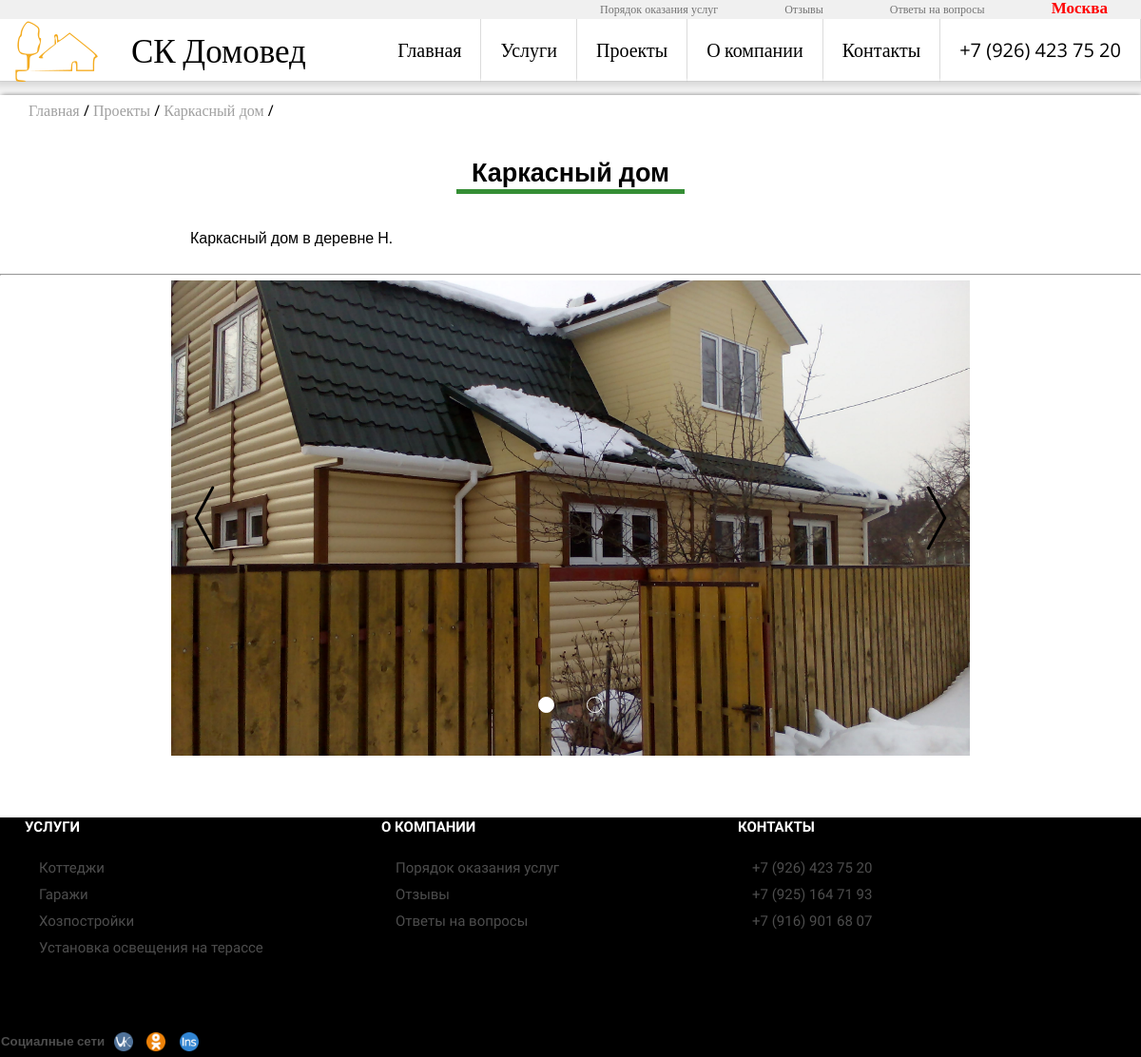
Page /projects/karkasnyj-dom/ on the committed database.
### good/models.py (models this page shows, shortened)
class Project(models.Model):
    title = models.CharField(max_length=180, default="Название проекта", verbose_name="Название")
    metadescription = models.CharField(max_length=180, verbose_name="Meta description", default="def")
    keywords=models.CharField(max_length=180, blank=True,null=True)
    date = models.DateTimeField(auto_now_add=True)
    description = models.TextField(default="Описание", verbose_name="Описание")
    image=models.ImageField(upload_to=make_upload_path,
                            blank=True,
                            default='',
                            verbose_name="Картинка")
    image_small = ImageSpecField(source='image',
                                 processors=[ResizeToFill(250, 250)],
                                 format='JPEG',
                                 options={'quality': 60})
    image_large = ImageSpecField(source='image',
                                 processors=[ResizeToFill(840, 500)],
                                 format='JPEG',
                                 options={'quality': 60})
    slug = models.SlugField(unique=True,default='')
    boolVisible = models.BooleanField(default=False,verbose_name="Опублковать")
    class Meta():
        verbose_name = "Проект"
        verbose_name_plural = "Проекты"

class Images(models.Model):
    project = models.ForeignKey(Project)
    name = models.CharField(default="Name", max_length=25)
    image = models.ImageField(
        upload_to=make_upload_path,
        blank=True,
        default='',
        verbose_name="Image"
    )
    image_large = ImageSpecField(source='image',
                                 processors=[ResizeToFill(840, 500)],
                                 format='JPEG',
                                 options={'quality': 60})

### service/models.py (models this page shows, shortened)
class BaseCategory(models.Model):
        name = models.CharField(default="Название категории/услуги", max_length=50, verbose_name="Название категории/услуги")
        title= models.CharField(default="Заголовок страницы!", max_length=80,verbose_name="Title")
        boolVisible = models.BooleanField(default=False, verbose_name="Опубликовать")
        metaDescription = models.CharField(default="Категория", max_length=50, verbose_name="meta Description")
        keywords = models.CharField(max_length=180, blank=True, null=True)
        boolShowOnMain = models.BooleanField(default=False, verbose_name="Публиковать вместе с категориями")
        slug = models.CharField(unique=True,max_length=200)
        class Meta:
            abstract = True

class Category(BaseCategory):
    description=models.CharField(default="", max_length=300,verbose_name="Описание")
    boolShowOnMain = models.BooleanField(default=False, verbose_name="Публиковать вместе с категориями")
    image = models.ImageField(upload_to=make_upload_path,
                              blank=True,
                              default='',
                              verbose_name="Картинка")
    image_small = ImageSpecField(source='image',
                                 processors=[ResizeToFill(250, 250)],
                                 format='JPEG',
                                 options={'quality': 60})
    image_large = ImageSpecField(source='image',
                                 processors=[ResizeToFill(840, 500)],
                                 format='JPEG',
                                 options={'quality': 60})
    class Meta:
        verbose_name="Категория"
        verbose_name_plural="Категории"

class SubCategory(BaseCategory):
    category=models.ForeignKey(Category,default=1)
    description=models.TextField(default="",verbose_name="Комплектация")
    image = models.ImageField(upload_to=make_upload_path,
                              blank=True,
                              default='',
                              verbose_name="Картинка")
    image_small = ImageSpecField(source='image',
                                 processors=[ResizeToFill(250, 250)],
                                 format='JPEG',
                                 options={'quality': 60})
    image_middle = ImageSpecField(source='image',
                                 processors=[ResizeToFill(660, 500)],
                                 format='JPEG',
                                 options={'quality': 100})
    image_large = ImageSpecField(source='image',
                                 processors=[ResizeToFill(840, 500)],
                                 format='JPEG',
                                 options={'quality': 70})
    class Meta:
        verbose_name="Подкатегория"
        verbose_name_plural="Подкатегории"

### good/views.py (the view)
# urls.py: url(r'^projects/(?P<url>[-\w]+)/$', cartofproject),
def cartofproject(request,url):
   project=Project.objects.filter(slug=url,boolVisible=True).first()
   args={}
   args.update(csrf(request))
   if project != None:
      if project.image != None:
         args['project']=project
      images=Images.objects.filter(project=project)
      if images !=None:
         args['images']=images
      else:
         args['images']="None"
      args['Crops']=[['Проекты','projects'],[project.title,project.slug]]
      return render_to_response('cartofproject.html', args)
   else:
      return redirect('/')

### good/templatetags/goodtags.py (called while the page is built)
@register.inclusion_tag('breadcrops.html')
def breadcrops(listing):
    url=''
    for cr in listing:
        url=url+'/'+cr[1]
        cr[1]=url
    crops=listing
    leng=len(crops)
    return {'crops':crops,'leng':leng}

### service/templatetags/servicetags.py (called while the page is built)
@register.inclusion_tag("footerListService.html")
def footerListService():
    args={}
    category=Category.objects.filter(boolVisible=True)[0:5]
    args['category']=category
    if category.count()<5:
        count=5-category.count()
        args['subcategory']=SubCategory.objects.filter(boolVisible=True, boolShowOnMain=True)[0:count]
    return args

### good/templates/cartofproject.html (shortened to what this page needs)
{% extends 'base.html' %}
{% load staticfiles %}
{% block 'content' %}
        	<div class="sectionIndex">
		<div class="titleName">
			<h1>{{ project.title }}
				<div class="linetitlename"></div>
			</h1>
			</div>
            <div class="listing">
                <div class="about"> {{  project.description|safe}}</div>
                 <br>
                 <hr>
                 <div class="photolist" style="float: inherit;margin: auto">
                    <div class="galery">
                        <div class="display">
                          {% for i in images %}
                          <div class="slide">
                            <div class="image" style="background-image: url({{ i.image_large.url }})"></div>
                          </div>
                            {% endfor %}
                        </div>
                        <div class="controls">
                          <div class="marks">
                            <div class="mark"></div>
                             {% for i in images %}
                            <div class="mark"></div>
                               {% endfor %}
                          </div>
                          <div class="buttons">
                            <div class="left"><img src="{% static '/image/arrow.png' %}" width="70px" height="70px"></div>
                            <div class="right"><img src="{% static '/image/arrow.png' %}" width="70px" height="70px"></div>
                          </div>
                        </div>
                    </div>
            </div>
            </div>
            </div>
{% endblock %}

### good/templates/breadcrops.html
<div class="breadcrops">
  <ul>
    {% if leng%}
      <li><a href="/">Главная</a> / </li>
    {%endif%}
    {%for crops in crops%}
      <li><a href="{{crops.1}}/">{{crops.0}}</a> / </li>
    {%endfor%}
  </ul>
</div>

### service/templates/footerListService.html
{% for i in category %}
    <a href="{% url 'ServiceCategory' i.slug %}"><li>{{ i.name }}</li></a>
{% endfor %}
{% for i in subcategory %}
    <a href="{% url 'Services' i.category.slug i.slug %}"><li>{{ i.name }}</li></a>
{% endfor %}

### good/static/css/style2.css (style rules this page uses)
hr { color: rgba(92, 92, 92,0.15); margin: 5px 0px; }
* { padding:0; margin: 0; }
a { color: black; text-decoration: none; font-family: 'Lora', serif; }
html { font-family: 'Open Sans', sans-serif; min-height: 100%; padding: 0px; position: relative; min-width:100%; background-color: rgba(149, 149, 149, 0.08); }
body { background-color: white; margin: auto; width: 1200px; min-height: 100%; border-radius: 4px!important; -webkit-box-shadow: 1px 1px 5px 1px rgba(0,0,0,0.5); box-shadow: 1px 1px 5px 1px rgba(0,0,0,0.5); }
footer ul li { font-family: 'Open Sans Condensed', sans-serif; font-size: 15px; list-style: none; margin-top: 10px; margin-left: 15px; color: rgba(113, 113, 113, 0.68); }
.sectionIndex { display: box; display: -ms-box; }
.breadcrops { padding-left: 30px; padding-top: 5px; }
.breadcrops ul { padding: 0; margin: 0; }
.breadcrops ul li { display: inline-block; list-style: none; }
.breadcrops>ul>li>a { text-decoration: none; color: rgba(65, 65, 65, 0.5); transition: 0.3s; }
.listing { max-width: 1200px; }
.listing::after { content:' '; clear: both; display: block; }
.titleName { width: 100%; margin: auto; }
.titleName>h2,.titleName>h1,.titleName>h3 { font-family: 'Open Sans', sans-serif; font-size: 27px; margin: 15px auto 35px auto; padding-top: 20px; text-align: center; }
.titleName .linetitlename { background-color: green; margin: auto; width: 20%; height: 5px; -webkit-transition: 1s; -o-transition: 1s; transition: 1s; background-color:#037203cc; }
.photolist { height: 500px; width: 840px; float: left; }
.photolist .galery { width: 100%; height: 100%; position: relative; }
.photolist .galery .display { position: relative; width: 100%; height: 100%; overflow: hidden; }
.photolist .galery .display .slide { position: absolute; top: 0; left: 0; width: 100%; }
.photolist .galery .display .slide .image { height: 500px; width: 100%; background-repeat: no-repeat; background-size: cover; background-position-x: 50%; background-position-y: 50%; }
.photolist .galery .display .slide.active { z-index: 45; }
.photolist .galery .controls { z-index: 60; }
.photolist .galery .controls .marks { position: absolute; bottom: 25px; z-index: 60; left: 0; right: 0; margin: auto; text-align: center; }
.photolist .galery .controls .marks .mark { width: 15px; height: 15px; background-color: white; border-radius: 15px; display: inline-block; margin: 15px; border: 1px solid white; transition: 0.5s; }
.photolist .galery .controls .marks .mark.active { background: none!important; border: 1px solid white; transition: 0.3s; }
.photolist .galery .controls .left { position: absolute; z-index: 65; top: 0; height: 100%; width: 70px; margin: auto; left: 0; right: auto; }
.photolist .galery .controls .left img { position: absolute; margin: auto; left: 0; top: 0; bottom: 0; right: 0; }
.photolist .galery .controls .right { position: absolute; z-index: 65; top: 0; height: 100%; width: 70px; right: 0; left: auto; }
.photolist .galery .controls .right img { transform: rotate(180deg); position: absolute; margin: auto; left: 0; top: 0; bottom: 0; right: 0; }
.listing > .about { width: 800px; margin: auto; }

### rows in the picture
Project: title "Каркасный дом", title "Каркасный дом", description "Каркасный дом в деревне Н."
Images: image_large (picture)
Category: name "Коттеджи"
Category: name "Гаражи"
Category: name "Хозпостройки"
SubCategory: name "Установка освещения на терассе"

### other values in the picture
{{ crops.0 }} "Проекты"
